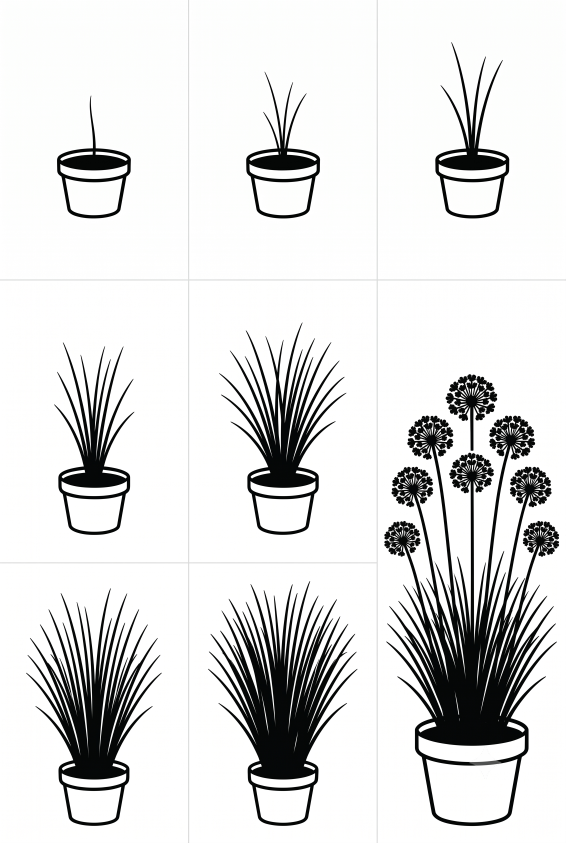
#> input picture Referenssi/firmware/e-ink-seinataulu/imported_images/Gemini_Generated_Image_ypijizypijizypij.png, 1696 x 2528 px (shown at 1/3 size)
$ python -i slice_grid_from_gemini.py   (imports and definitions only)
#> lines starting #> are read from the running program, lines starting #| are printed output that depends on the picture; after the words box and inside, x2 and y2 are one past the last pixel; in counts of white or black regions, pixels touching at a corner belong together
#> further down, picture is the input picture: PIL image 1696x2528 RGBA; mean R, G, B, A 221.3, 221.7, 221.4, 255
#!/usr/bin/env python3
"""
slice_grid_from_gemini.py - Viipaloi Gemini-kasvuruudukko vaihe-frameiksi.

Parametrinen seuraaja slice_basil_from_gemini.py:lle: mika tahansa rows×cols
-ruudukko -> stage_00..0(N-1).png annetulle kasville.

Oletuskaytto (basilika, 3x2 = 6 vaihetta, lukujarjestys vas->oik, ylh->alas):
    python artwork/scripts/slice_grid_from_gemini.py \
        --source imported_images/Gemini_Generated_Image_5y6m575y6m575y6m.png \
        --plant basil --rows 2 --cols 3

RUUDUKON VALIT tunnistetaan tummuusprofiilista (ei tasajako): Gemini piirtaa
usein rivit ERI korkuisiksi (pienet taimet ylhaalla ahtaammin, iso kasvi alempi
rivi korkeampi). Tasajako leikkaisi naapurisolun latvan mukaan (itu-frame nayttaisi
tuuhean kasvin ylaosan). Gutter-haku etsii kunkin jaon syvimman valkoisen kaytavan
odotetun jakokohdan ymparilta. Sitten kukin solu autocropataan sisaltoon.
--equal pakottaa vanhan tasajaon.
"""
import argparse
from pathlib import Path
from PIL import Image

REPO = Path(__file__).resolve().parents[4]
EINK = REPO / "firmware/e-ink-seinataulu"


def autocrop_white(img: Image.Image, threshold: int = 240) -> Image.Image:
#> called with threshold = 240
    gray = img.convert("L")
    inv = gray.point(lambda p: 0 if p >= threshold else 255)
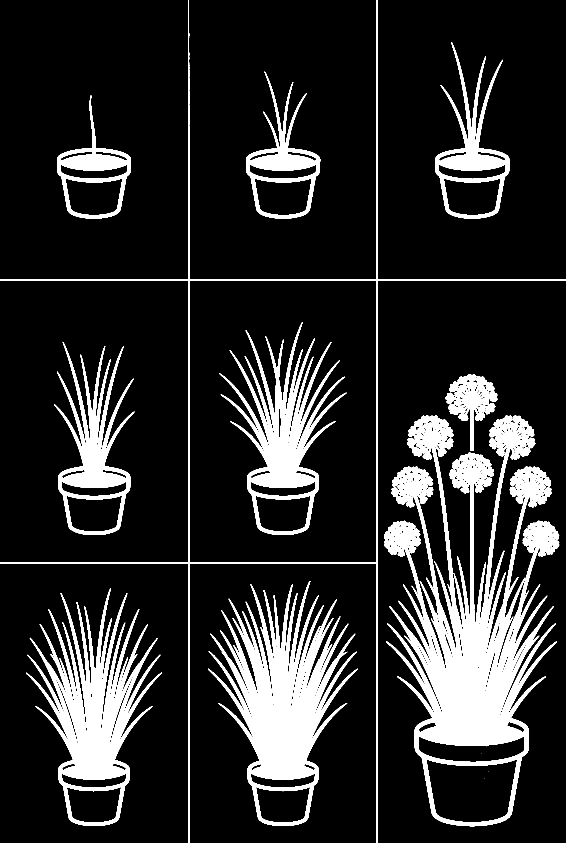
#> inv: PIL image 1696x2528 L (shown at 1/3 size); 15% white; 14 white regions (4 under 20 px), largest, box (x1, y1, x2, y2) and area: (1153, 1246, 1678, 2479) 230028, (624, 1743, 1073, 2478) 115396, (78, 1764, 486, 2478) 88403
    bbox = inv.getbbox()
#> bbox = (0, 0, 1696, 2528)
    return img.crop(bbox) if bbox else img


# [95 lines left out: functions ink_profiles, find_gutters, main, not called in this run]


# [2 lines not run here, left out]

>>> from PIL import Image
>>> picture = Image.open('../../imported_images/Gemini_Generated_Image_ypijizypijizypij.png')
>>> result = autocrop_white(picture)
